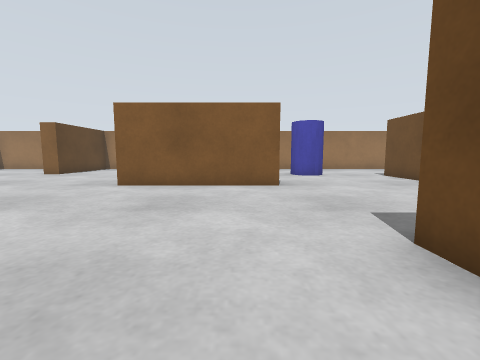
[1] (above)

18 first-person views from a walk through a Gazebo world. The camera is 0.19 m above the floor, tilts 6° down and sees 90° across. The floor is counted in squares, 0.2 m on a side. Each view is taken from the middle of a square. On the plan, view 1 faces up. The plan holds only what a view shows up to about 10 squares ahead; the rest is blank. The place goes on beyond the plan.

[2]
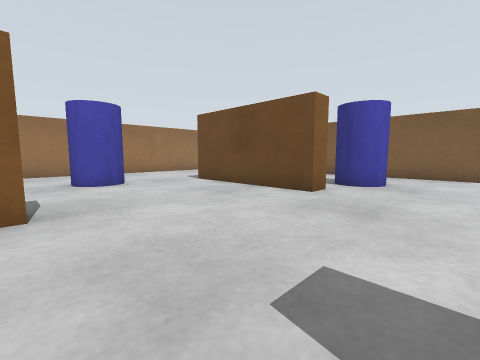

[3]
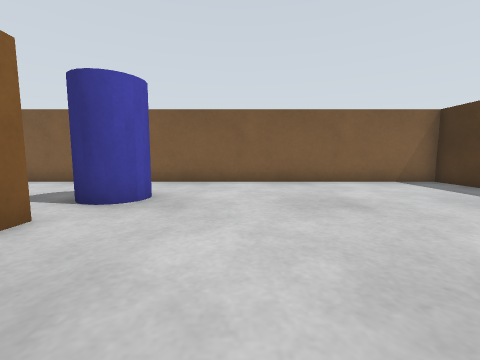

[4]
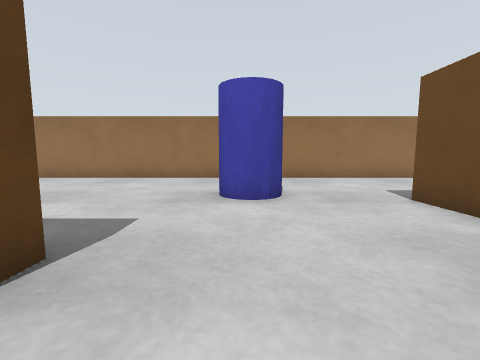

[5]
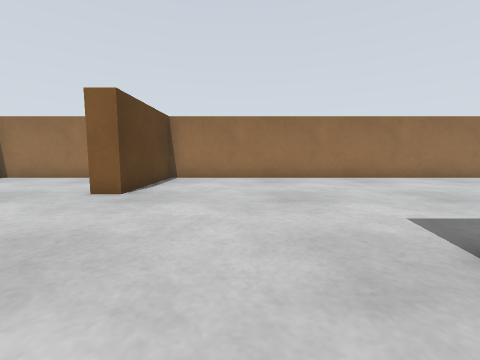

[6]
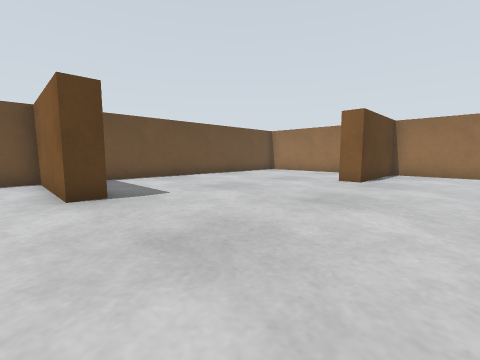

[7]
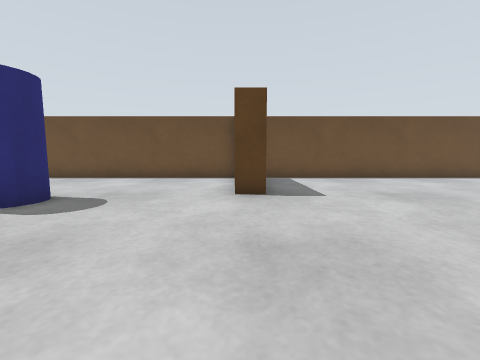

[8]
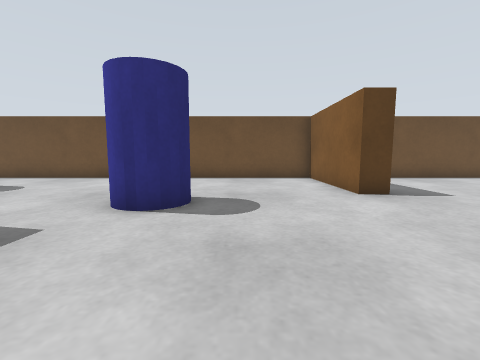

[9]
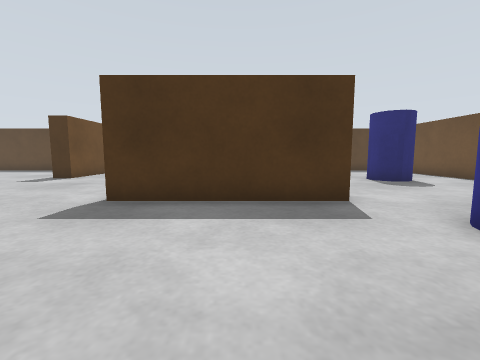

[10]
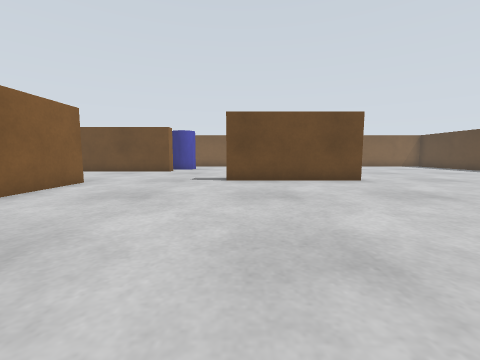

[11]
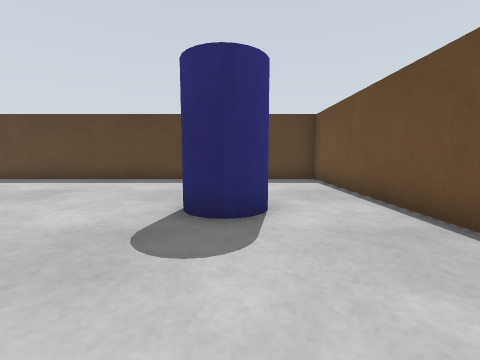

[12]
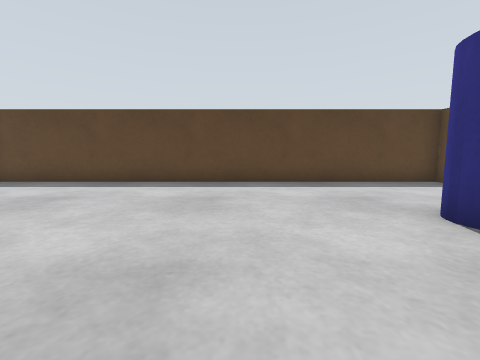

[13]
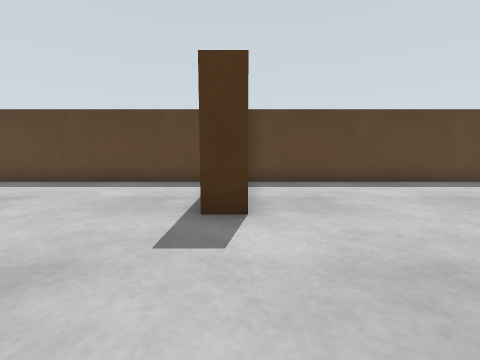

[14]
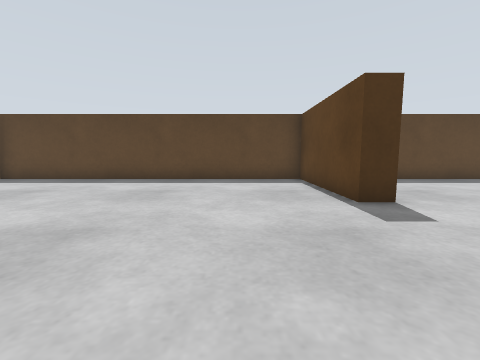

[15]
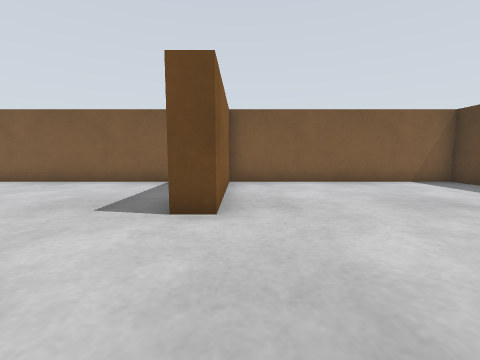

[16]
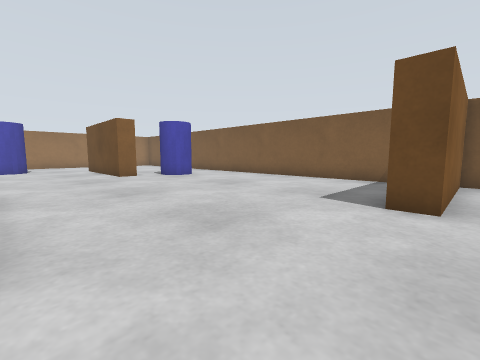

[17]
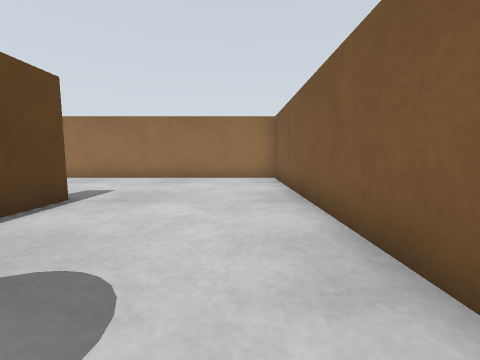

[18]
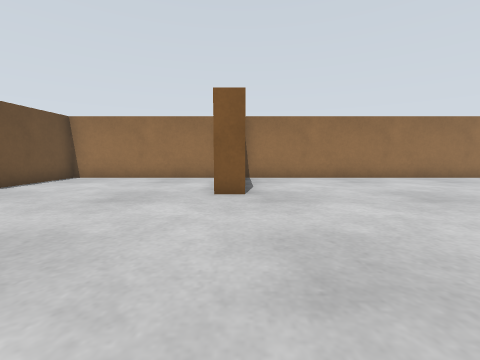

### Floor plan
Points are (right, up) in squares from view 1. A wall is a line through its corners. A room is listed if a view was taken in it or the views show most of it. See-through windows are left out.
Room 1 (views 1, 2, 3, 4, 5, 6, 7, 8, 9, 10, 11, 12, 13, 14, 15, 16, 17, 18)
walls: (1.9, -2.6) (1.9, 2.5); (1.2, 7.4) (-3.9, 7.4); (1.2, 8.1) (1.2, 7.6); (-9.4, -2.9) (-4.2, -2.9); (-0.2, -7.7) (0.6, -7.7) (0.6, -12.4) (12.4, -12.4) (12.4, -4.6) (7.8, -4.6) (7.8, -3.9); (-11.7, 4.8) (-11.7, 3.9) (-15.9, 3.9) (-15.9, -12.4) (-0.3, -12.4); (7.5, 6) (6.6, 6) (6.6, 11); (10.7, -3.9) (12.4, -3.9) (12.4, 15.9) (-8.9, 15.9) (-8.9, 11.8) (-9.6, 11.8); (7.4, 11) (7.4, 9.5); (-10, 15.9) (-15.9, 15.9) (-15.9, 5)
objects: blue cylinder (-13, -8) to (-12, -7); blue cylinder (-11, -1) to (-10, 0); blue cylinder (3, 11) to (4, 12); blue cylinder (9, 5) to (10, 6)

Where each view was taken, in squares from view 1:
view 1: 0 up, 0 right, facing up
view 2: 3 up, 1 right, facing up-right
view 3: 3 up, 4 right, facing right
view 4: 6 up, 3 right, facing up
view 5: 6 up, 6 left, facing up
view 6: 3 up, 6 left, facing up-left
view 7: 4 up, 6 left, facing left
view 8: 1 up, 6 left, facing left
view 9: 2 up, 7 left, facing down
view 10: 2 up, 7 left, facing right
view 11: 3 down, 13 left, facing down
view 12: 4 down, 9 left, facing down
view 13: 4 down, 0 right, facing down
view 14: 3 down, 3 right, facing down
view 15: 5 down, 4 right, facing right
view 16: 5 down, 3 right, facing up-right
view 17: 6 up, 11 right, facing up
view 18: 6 up, 9 left, facing up
